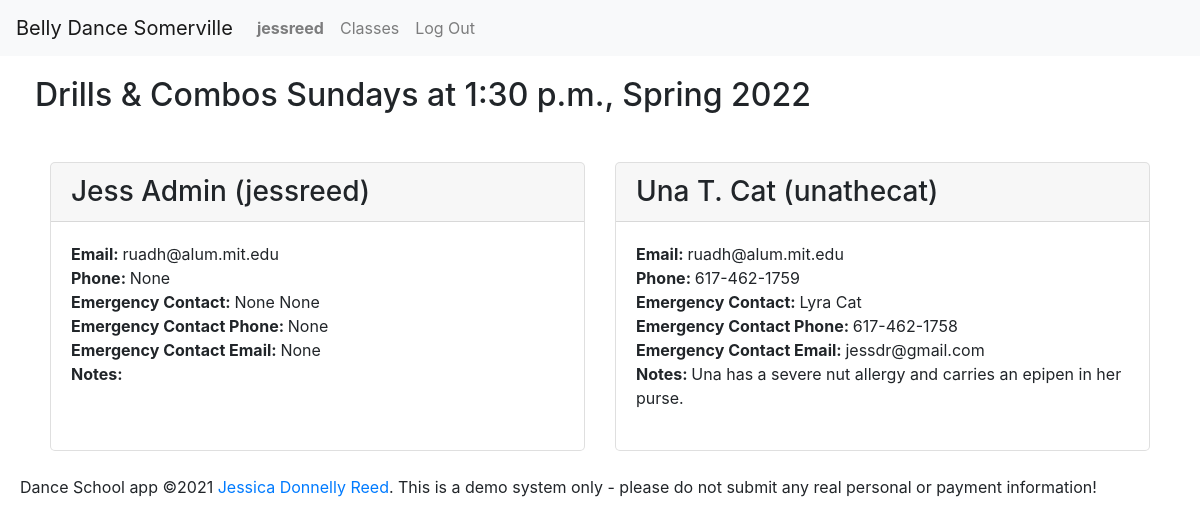
Before: /contact-sheet/8 (signed in) with the older database file.
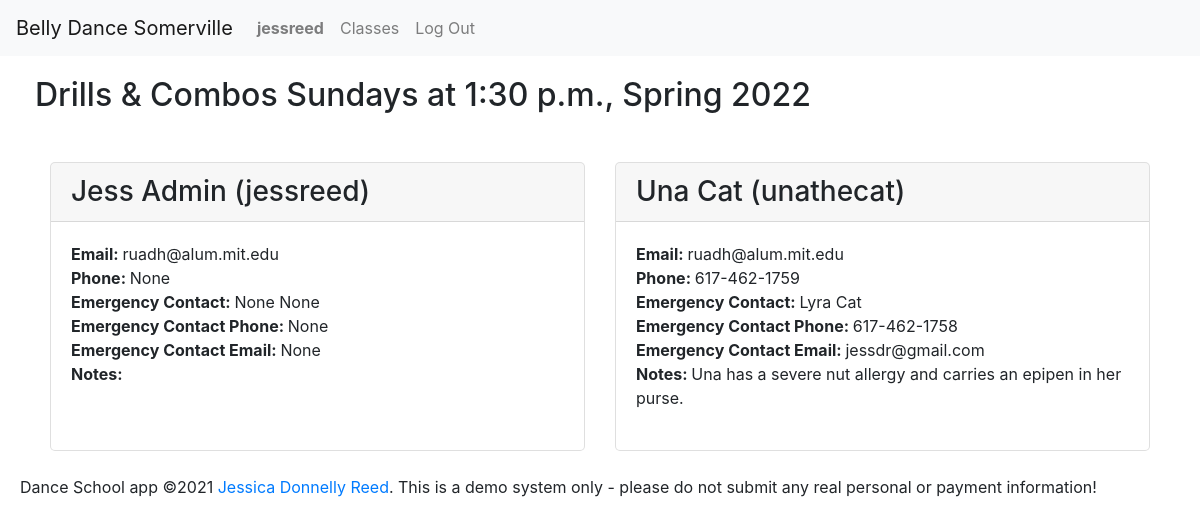
After: the same page with the newer database file.
### enrollment/models.py (models this page shows, shortened)
class User(AbstractUser):
    timezone = models.CharField(max_length=32, choices=TIMEZONES,
                                default=settings.DEFAULT_TIMEZONE)
    first_name = models.CharField(max_length=128, null=False, blank=False)
    last_name = models.CharField(max_length=128, null=False, blank=False)
    email = models.EmailField(max_length=254, null=False, blank=False)
    phone = models.CharField(max_length=32, null=True, blank=True)
    emergency_first = models.CharField(max_length=128, null=True, blank=True)
    emergency_last = models.CharField(max_length=128, null=True, blank=True)
    emergency_email = models.EmailField(max_length=254, null=True, blank=True)
    emergency_phone = models.CharField(max_length=32, null=True, blank=True)
    accept_terms = models.DateTimeField(null=True, blank=True)
    contact_sheet_notes = models.CharField(
        max_length=2048, null=True, blank=True)
    def __str__(self):
        return f'{self.first_name} {self.last_name} ({self.username})'

### enrollment/views.py (the view)
# urls.py: path('contact-sheet/<int:id>', views.contact_sheet, name='contact_sheet'),
@login_required
def contact_sheet(request, id):
    set_timezone(request)
    if request.user.is_staff:
        try:
            offering = Offering.objects.get(id=id)
        except Offering.DoesNotExist:
            offering = None
            students = None
        try:
            students = User.objects.filter(
                orders__line_items__offering=offering).order_by('last_name','first_name')
        except User.DoesNotExist:
            students = None
        return render(request, 'enrollment/contact-sheet.html', {
            'offering': offering,
            'students': students
        })
    else:
        return render(request, 'enrollment/contact-sheet.html', {
            'offerings': None,
            'message': 'You are not authorized to view this page'
        })

### enrollment/context_processors.py (called while the page is built)
def global_settings(request):
    return {
    'DEFAULT_TIMEZONE': settings.DEFAULT_TIMEZONE,
    'TIME_FORMAT': settings.TIME_FORMAT,
    'DATE_FORMAT': settings.DATE_FORMAT,
    'DATE_TIME_FORMAT': settings.DATE_TIME_FORMAT,
    'DATE_TIME_FORMAT_NO_YEAR': settings.DATE_TIME_FORMAT_NO_YEAR,
    'DATE_TIME_TIMEZONE_FORMAT': settings.DATE_TIME_TIMEZONE_FORMAT,
    'SCHOOL_NAME': settings.SCHOOL_NAME,
    'SCHOOL_POLICIES': settings.SCHOOL_POLICIES,
    'NO_OFFERINGS': settings.NO_OFFERINGS,
    }

### enrollment/models.py (called while the page is built)
    def __str__(self):
        return self.name

    @property
    def weekday_name(self):
        return settings.WEEKDAYS[self.weekday][1]

### enrollment/views.py (called while the page is built)
def set_timezone(request):
    if request.user.is_authenticated:
        timezone.activate(request.user.timezone)
    else:
        timezone.activate(settings.DEFAULT_TIMEZONE)

### enrollment/templates/enrollment/contact-sheet.html
{% extends "enrollment/layout.html" %}
{% block body %}
{% if offering %}
    <div class="container" id="contact-sheet">
        <div class="row">
            <h2>{{offering.course.title}} {{offering.weekday_name}}s at {{offering.start_time}}, {{offering.semester}}</h2>
        </div>
        <div class = "row">
            {% if students %}
                {% for student in students %}
                <div class="col-md-6 mb-4">
                    <div class="card h-100">
                        <h3 class="card-header">{{student}}</h3>
                        <div class="card-body">
                            <div>
                                <span class="label">Email: </span> <span>{{student.email}}</span>
                            </div>
                            <div>
                                <span class="label">Phone: </span> <span>{{student.phone}}</span>
                            </div>
                            <div>
                                <span class="label">Emergency Contact: </span> <span>{{student.emergency_first}} {{student.emergency_last}}</span>
                            </div>
                            <div>
                                <span class="label">Emergency Contact Phone: </span> <span>{{student.emergency_phone}}</span>
                            </div>
                            <div>
                                <span class="label">Emergency Contact Email: </span> <span>{{student.emergency_email}}</span>
                            </div>
                            <div>
                                <span class="label">Notes: </span> <span>{{student.contact_sheet_notes|default_if_none:""}}</span>
                            </div>
                        </div>
                    </div>
                </div>
                {% endfor %}
            {% else %}
                <h3>No students enrolled.</h3>
            {% endif %}
        </div>
    </div>
{% endif %}
{% endblock %}

Changed rows visible on the page:
changed User "Lyra": first_name+last_name+username "Una T. Cat (unathecat)" → "Una Cat (unathecat)"
